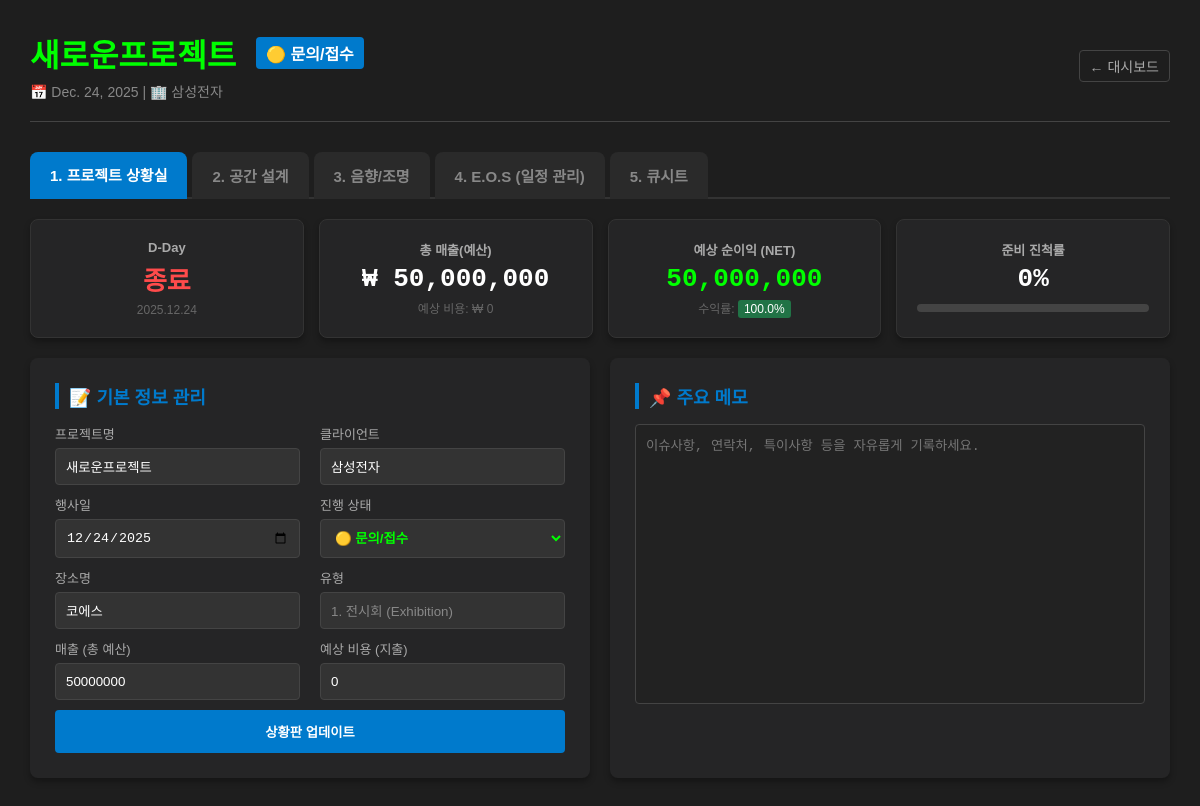
/event/5/ (signed in), run on the app's committed database.
### main/models.py (models this page shows, shortened)
class Event(models.Model):
    author = models.ForeignKey(User, on_delete=models.CASCADE)
    title = models.CharField(max_length=200, verbose_name="프로젝트명")
    client_name = models.CharField(max_length=100, verbose_name="클라이언트(발주처)", default="", blank=True)
    venue_name = models.CharField(max_length=100, verbose_name="장소명", default="", blank=True)
    budget = models.IntegerField(default=0, verbose_name="총 예산(원)")
    expected_cost = models.IntegerField(default=0, verbose_name="예상 지출(비용)")
    status = models.CharField(max_length=20, choices=STATUS_CHOICES, default='inquiry', verbose_name="진행 상태")
    date = models.DateField(verbose_name="행사일")
    created_at = models.DateTimeField(auto_now_add=True)
    event_type = models.CharField(max_length=20, choices=TYPE_CHOICES_EVENT, default='event', verbose_name="행사 유형")
    venue_width = models.FloatField(default=20.0, verbose_name="공간 가로(m)")
    venue_depth = models.FloatField(default=40.0, verbose_name="공간 깊이(m)")
    venue_height = models.FloatField(default=5.0, verbose_name="천고(m)")
    has_stage = models.BooleanField(default=True, verbose_name="[장비] 무대 사용")
    stage_width = models.FloatField(default=14.4, verbose_name="무대 가로(m)")
    stage_depth = models.FloatField(default=4.8, verbose_name="무대 깊이(m)")
    stage_height = models.FloatField(default=0.9, verbose_name="무대 높이(m)")
    table_gap = models.FloatField(default=3.0, verbose_name="객석 간격(m)")
    seating_type = models.CharField(max_length=20, choices=SEATING_CHOICES, default='banquet', verbose_name="객석 배치 유형")
    has_virgin_road = models.BooleanField(default=False, verbose_name="버진로드 포함")
    has_foh = models.BooleanField(default=True, verbose_name="FOH(콘솔) 배치")
    has_sound = models.BooleanField(default=True, verbose_name="[장비] 음향 사용")
    has_lighting = models.BooleanField(default=True, verbose_name="[장비] 조명 사용")
    has_screen = models.BooleanField(default=False, verbose_name="[장비] 영상 사용")
    has_booth = models.BooleanField(default=False, verbose_name="[시설] 전시 부스")
    has_print = models.BooleanField(default=False, verbose_name="[제작] 인쇄물")

### main/views.py (the view, shortened to what this page needs)
# urls.py: path('event/<int:event_id>/', views.detail, name='detail'),
@login_required
def detail(request, event_id):
    event = get_object_or_404(Event, pk=event_id)
    if event.author != request.user:
        return HttpResponse("이 프로젝트를 볼 권한이 없습니다.", status=403)
    overview_form = EventOverviewForm(instance=event)
    space_form = EventSpaceForm(instance=event)
    cue_form = CueForm()
    task_form = TaskForm()
    today = date.today()
    d_day = (event.date - today).days
    total_tasks = event.tasks.count()
    done_tasks = event.tasks.filter(is_done=True).count()
    progress = int((done_tasks / total_tasks) * 100) if total_tasks > 0 else 0
    total_task_budget = event.tasks.aggregate(total=Sum('planned_budget'))['total'] or 0
    budget = event.budget if event.budget is not None else 0
    cost = total_task_budget
    profit = budget - cost
    try:
        profit_rate = round((profit / budget) * 100, 1) if budget > 0 else 0.0
    except (TypeError, ZeroDivisionError):
        profit_rate = 0.0
    fmt_budget = f"{budget:,}"
    fmt_cost = f"{cost:,}"
    fmt_profit = f"{profit:,}"
    phase_ordering = Case(
        When(task_category__in=['PLANNING', 'planning', 'admin'], then=Value(0)),
        When(task_category__in=['DESIGN', 'design'], then=Value(1)),
        When(task_category__in=['PREPARATION', 'preparation'], then=Value(2)),
        When(task_category__in=['EXECUTION', 'execution'], then=Value(3)),
        When(task_category__in=['CLOSING', 'settlement'], then=Value(4)),
        default=Value(99), # 기타 -> 맨 뒤
        output_field=IntegerField(),
    )
    tasks = event.tasks.all().annotate(order_rank=phase_ordering).order_by('order_rank', 'deadline')
    cues = event.cue_set.all().order_by('order')
    space_report = calculate_space(event)
    graph_space = draw_space(event)
    audio_report = calculate_audio(event)
    graph_audio = draw_audio(event, audio_report['specs'])
    l_engine = LightingEngine(event)
    light_patch, light_power, light_layout, gen_info = l_engine.get_patch_data()
    graph_light = draw_light(event, light_layout)
    return render(request, 'main/detail.html', {
        'event': event,
        'd_day': d_day,
        'progress': progress,
        'fmt_budget': fmt_budget,
        'fmt_cost': fmt_cost,
        'fmt_profit': fmt_profit,
        'profit_rate': profit_rate,
        'profit_raw': profit,
        'overview_form': overview_form,
        'space_form': space_form,
        'task_form': task_form,
        'form': cue_form,
        'tasks': tasks,
        'cues': cues,
        'space': space_report,
        'audio': audio_report,
        'light_patch': light_patch,
        'light_power': light_power,
        'gen_info': gen_info,
        'graph_space': graph_space,
        'graph_audio': graph_audio,
        'graph_light': graph_light
    })

### main/forms.py
class EventOverviewForm(forms.ModelForm):
    status = forms.ChoiceField(
        choices=STATUS_CHOICES,
        label='진행 상태',
        widget=forms.Select(attrs={'class': 'form-input', 'style': 'font-weight:bold; color:#00ff00;'})
    )
    class Meta:
        model = Event
        fields = ['title', 'client_name', 'venue_name', 'date', 'status', 'budget', 'expected_cost']
        labels = {
            'title': '프로젝트 명',
            'client_name': '클라이언트',
            'venue_name': '장소명',
            'date': '행사 날짜',
            'budget': '매출 (총 예산)',
            'expected_cost': '예상 지출',
        }
        widgets = {
            'title': forms.TextInput(attrs={'class': 'form-input'}),
            'client_name': forms.TextInput(attrs={'class': 'form-input'}),
            'venue_name': forms.TextInput(attrs={'class': 'form-input'}),
            'date': forms.DateInput(attrs={'class': 'form-input', 'type': 'date'}),
            'budget': forms.NumberInput(attrs={'class': 'form-input'}),
            'expected_cost': forms.NumberInput(attrs={'class': 'form-input', 'placeholder': '지출 예상액 입력'}),
        }

### main/calculators.py (called while the page is built)
def get_image():
    buf = io.BytesIO()
    plt.savefig(buf, format='png', bbox_inches='tight', facecolor='#252526')
    buf.seek(0)
    string = base64.b64encode(buf.read())
    uri = urllib.parse.quote(string)
    plt.close()
    return uri

def draw_light(event, layout):
    s_w, s_d = event.stage_width, event.stage_depth
    fig, ax = plt.subplots(figsize=(8, 6))
    ax.set_facecolor('#f0f0f0')
    ax.add_patch(patches.Rectangle((-s_w/2, -s_d/2), s_w, s_d, fill=False, edgecolor='black', lw=2))
    ax.plot([-s_w/2, s_w/2], [s_d/2-0.5, s_d/2-0.5], 'k--', alpha=0.3)
    ax.plot([-s_w/2, s_w/2], [-s_d/2-3.0, -s_d/2-3.0], 'k--', alpha=0.3)
    for item in layout:
        ax.scatter(item['x'], item['y'], c=item['color'], s=100, edgecolors='black', zorder=5)
    ax.set_xlim(-(s_w/2)-2, (s_w/2)+2)
    ax.set_ylim(-(s_d/2)-5, (s_d/2)+2)
    ax.set_title("조명 배치 플롯", color='white')
    ax.grid(True, alpha=0.2)
    ax.axis('off')
    return get_image()

### main/models.py (called while the page is built)
    def __str__(self):
        return self.name

### main/templates/main/detail.html (shortened to what this page needs)
{% load humanize %}
<!DOCTYPE html>
<html lang="ko">
<head>
</head>
<body>
    <div class="container">
        <div class="header">
            <div>
                <h1 class="event-title">
                    {{ event.title }}
                    <span class="badge badge-status" style="margin-left:10px; font-size:16px;">{{ event.get_status_display }}</span>
                </h1>
                <div class="event-meta">
                    📅 {{ event.date }} | 🏢 {{ event.client_name|default:"클라이언트 미정" }}
                </div>
            </div>
            <a href="{% url 'index' %}" class="btn-back">← 대시보드</a>
        </div>
        <div class="tab-menu">
            <button class="tab-btn active" onclick="openTab('tab1', this)">1. 프로젝트 상황실</button>
            <button class="tab-btn" onclick="openTab('tab2', this)">2. 공간 설계</button>
            <button class="tab-btn" onclick="openTab('tab3', this)">3. 음향/조명</button>
            <button class="tab-btn" onclick="openTab('tab4', this)">4. E.O.S (일정 관리)</button>
            <button class="tab-btn" onclick="openTab('tab5', this)">5. 큐시트</button>
        </div>
        <div id="tab1" class="tab-content active">
            <div class="grid-dashboard">
                <div class="dash-card">
                    <div class="dash-label">D-Day</div>
                    <div class="dash-value" style="color: {% if d_day < 7 %}#ff4b4b{% else %}white{% endif %};">
                        {% if d_day == 0 %} D-Day {% elif d_day > 0 %} D-{{ d_day }} {% else %} 종료 {% endif %}
                    </div>
                    <div class="dash-sub">{{ event.date|date:"Y.m.d" }}</div>
                </div>
                <div class="dash-card">
                    <div class="dash-label">총 매출(예산)</div>
                    <div class="dash-value">₩ {{ fmt_budget }}</div>
                    <div class="dash-sub">예상 비용: ₩ {{ fmt_cost }}</div>
                </div>
                <div class="dash-card">
                    <div class="dash-label">예상 순이익 (NET)</div>
                    <div class="dash-value" style="color: {% if profit_raw < 0 %}#ff4b4b{% else %}#00ff00{% endif %};">
                        {{ fmt_profit }}
                    </div>
                    <div class="dash-sub">
                        수익률: <span style="background: {% if profit_rate < 0 %}#ff4b4b{% else %}#217346{% endif %}; color:white; padding:2px 6px; border-radius:3px;">{{ profit_rate }}%</span>
                    </div>
                </div>
                <div class="dash-card">
                    <div class="dash-label">준비 진척률</div>
                    <div class="dash-value">{{ progress }}%</div>
                    <div class="progress-bg"><div class="progress-fill" style="width: {{ progress }}%;"></div></div>
                </div>
            </div>
            <div class="grid-2">
                <div class="box">
                    <div class="section-title">📝 기본 정보 관리</div>
                    <form method="post">
                        <div class="grid-2">
                            <div><label>프로젝트명</label>{{ overview_form.title }}</div>
                            <div><label>클라이언트</label>{{ overview_form.client_name }}</div>
                        </div>
                        <div class="grid-2" style="margin-top:10px;">
                            <div><label>행사일</label>{{ overview_form.date }}</div>
                            <div><label>진행 상태</label>{{ overview_form.status }}</div>
                        </div>
                        <div class="grid-2" style="margin-top:10px;">
                            <div><label>장소명</label>{{ overview_form.venue_name }}</div>
                            <div><label>유형</label><input type="text" value="{{ event.get_event_type_display }}" class="form-input" disabled style="color:#888;"></div>
                        </div>
                        <div class="grid-2" style="margin-top:10px;">
                            <div><label>매출 (총 예산)</label>{{ overview_form.budget }}</div>
                            <div><label>예상 비용 (지출)</label>{{ overview_form.expected_cost }}</div>
                        </div>
                        <button type="submit" class="btn-save">상황판 업데이트</button>
                    </form>
                </div>
                <div class="box">
                    <div class="section-title">📌 주요 메모</div>
                    <textarea class="form-input" style="height:280px; resize:none; background:#222;" placeholder="이슈사항, 연락처, 특이사항 등을 자유롭게 기록하세요."></textarea>
                </div>
            </div>
        </div>
    </div>
</body>
</html>

### main/templates/main/detail.html (style rules this page uses)
body { background-color: #1e1e1e; color: #e0e0e0; font-family: 'Suit', sans-serif; margin: 0; }
.container { max-width: 95%; margin: 0 auto; padding: 30px; }
.header { display: flex; justify-content: space-between; align-items: center; border-bottom: 1px solid #444; padding-bottom: 20px; margin-bottom: 30px; }
.event-title { font-size: 32px; font-weight: bold; color: #00ff00; margin: 0; display: flex; align-items: center; gap: 10px; }
.event-meta { color: #888; font-size: 14px; margin-top: 5px; }
.badge { font-size: 14px; padding: 4px 10px; border-radius: 4px; background: #444; color: #ccc; }
.badge-status { background: #007acc; color: white; }
.btn-back { color: #aaa; text-decoration: none; font-size: 14px; border: 1px solid #444; padding: 5px 10px; border-radius: 4px; transition: 0.3s; }
.tab-menu { display: flex; gap: 5px; margin-bottom: 20px; border-bottom: 2px solid #333; }
.tab-btn { padding: 12px 20px; background: #2a2a2a; border: none; color: #888; font-size: 15px; font-weight: bold; cursor: pointer; border-radius: 8px 8px 0 0; transition: 0.3s; margin-bottom: -2px; }
.tab-btn.active { background: #007acc; color: white; border-bottom: 2px solid #007acc; }
.tab-content { display: none; animation: fadeIn 0.3s; }
.tab-content.active { display: block; }
.grid-dashboard { display: grid; grid-template-columns: repeat(4, 1fr); gap: 15px; margin-bottom: 20px; }
.dash-card { background: #252526; padding: 20px; border-radius: 8px; text-align: center; box-shadow: 0 4px 6px rgba(0,0,0,0.3); border: 1px solid #333; }
.dash-label { color: #aaa; font-size: 13px; margin-bottom: 5px; font-weight: bold; }
.dash-value { font-size: 26px; font-weight: bold; color: white; font-family: 'Consolas', monospace; }
.dash-sub { font-size: 12px; color: #666; margin-top: 5px; }
.progress-bg { width: 100%; background: #444; height: 8px; border-radius: 4px; margin-top: 10px; overflow: hidden; }
.box { background-color: #252526; padding: 25px; border-radius: 8px; margin-bottom: 20px; box-shadow: 0 4px 6px rgba(0,0,0,0.3); }
.section-title { color: #007acc; font-size: 18px; font-weight: bold; margin-bottom: 15px; border-left: 4px solid #007acc; padding-left: 10px; }
.grid-2 { display: grid; grid-template-columns: 1fr 1fr; gap: 20px; }
label { display: block; color: #aaa; font-size: 13px; margin-bottom: 5px; }
.form-input { background: #333; border: 1px solid #444; color: white; padding: 10px; border-radius: 4px; width: 100%; box-sizing: border-box; }
.btn-save { background: #007acc; color: white; border: none; padding: 12px; border-radius: 4px; cursor: pointer; font-weight: bold; width: 100%; margin-top: 10px; transition: 0.3s; }

### data on the page
Event: title "새로운프로젝트", status "🟡 문의/접수", date "Dec. 24, 2025", client_name "삼성전자", date "2025.12.24", date "12/24/2025", venue_name "코에스", event_type "1. 전시회 (Exhibition)", budget "50000000", expected_cost "0"

### other printed values
{{ fmt_budget }} "50,000,000"
{{ fmt_cost }} "0"
{{ fmt_profit }} "50,000,000"
{{ profit_rate }} "100.0"
{{ progress }} "0"
